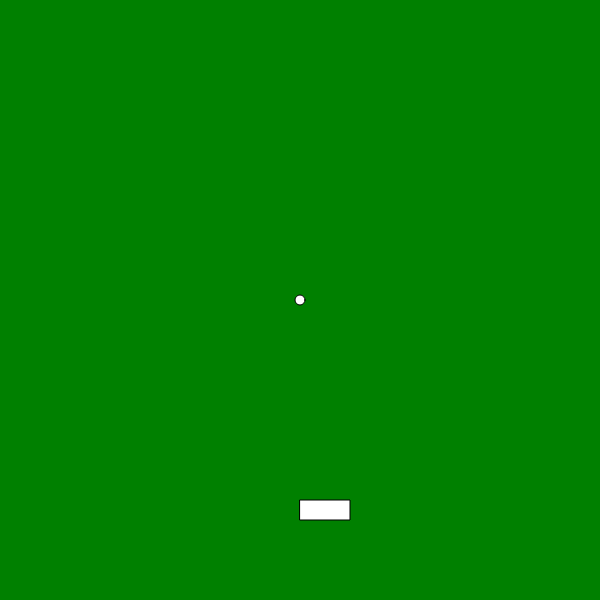
Frame 1 (no input)
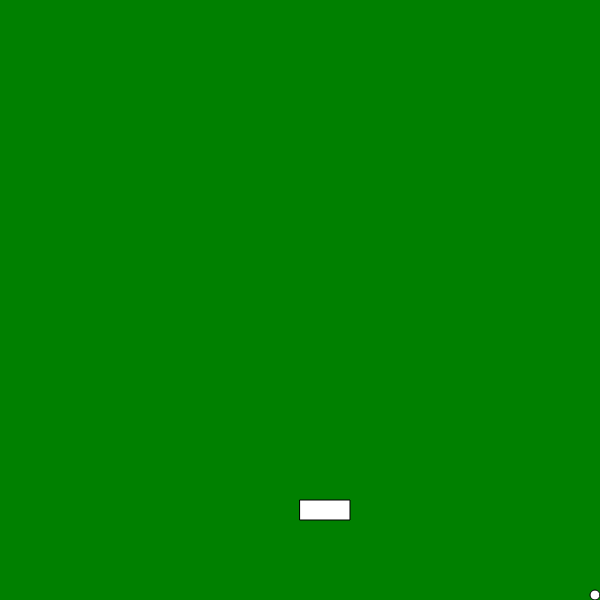
Frame 60 (no input)
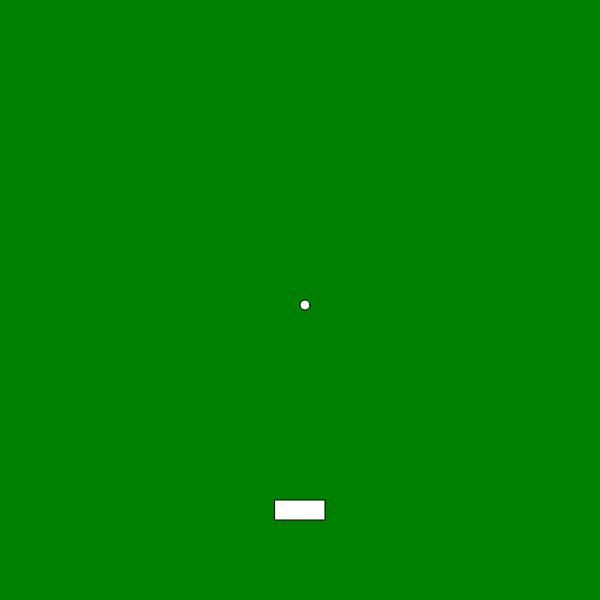
Frame 120 (the mouse pressed at the canvas centre since frame 60)

The p5.js sketch that drew these frames (run headless with seeded random() and noise() and a simulated clock; from frame 60 on, the mouse is pressed at the canvas centre):

// p5.js sketch
// ── sketch.js
class Star{
  constructor(x,y,s,d){
    this.x=x;
    this.y=y;
    this.s=s;
    this.d=d
  }
  checkBoundary(){
    if(this.x<=0||this.y<=0||this.x>=600||this.y>=600){
       return true;
    }
    return false;
  }
  move(){
    if(this.checkBoundary()){
      this.s*=-1;
    }
    if(this.x>=0&&this.x<=600&&this.y<=600&&this.y>=0){
      circle(this.x,this.y,this.d);
      this.x+=this.s;
      this.y+=this.s;
    }
  }
}
class Me{
  constructor(posx,posy,rectx,recty){
    this.posx=posx;
    this.posy=posy;
    this.rectx=rectx;
    this.recty=recty;
  }
  move(){
    rect(this.posx,this.posy,this.rectx,this.recty);
    if(mouseX<600-25 && mouseX>0+25){
       this.posx = mouseX-25;
    }
  }
}

let star = new Star(300,300,5,10);
let me = new Me(300,500,50,20);

function setup(){
  createCanvas(600, 600);
}

function draw(){
  background('green');
  checkCollisions(star,me);
  star.move();
  me.move();
}

function checkCollisions(star,me){
  if(star.y>=me.posy-10 && star.y<=me.posy+10 && star.x>=me.posx-25+25 && star.x<=me.posx+25+25){
    star.s*=-1
  }
}
